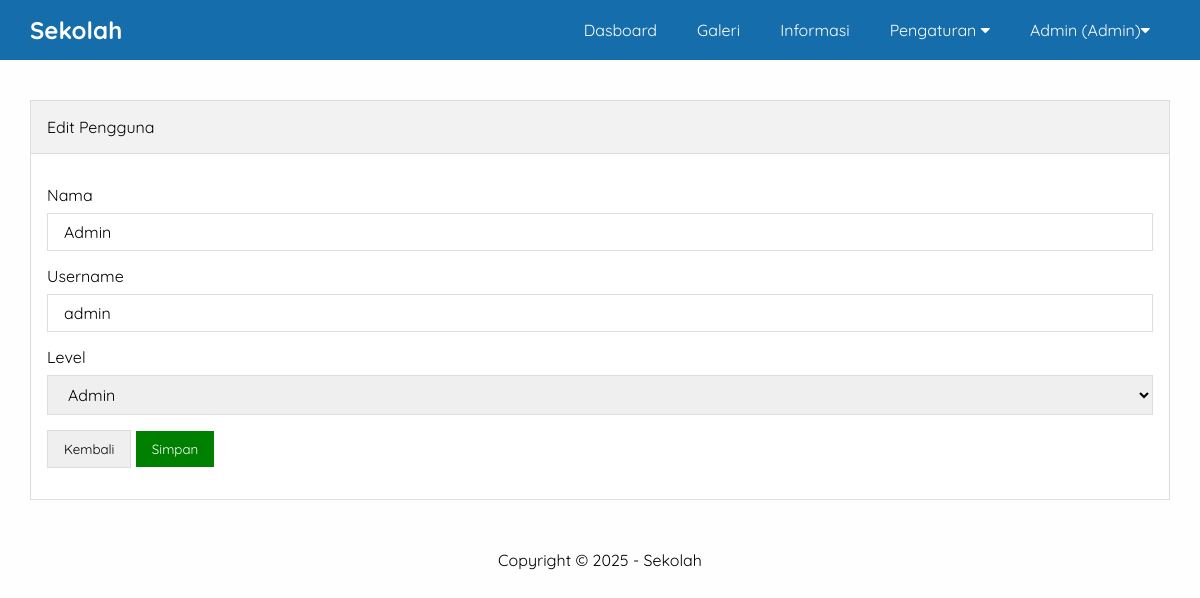
/admin/edit-pengguna.php?id=4 (signed in), run on the app's committed database.
### tables this page shows
CREATE TABLE `pengaturan` (
  `id` int(11) NOT NULL AUTO_INCREMENT,
  `nama` varchar(50) NOT NULL,
  `email` varchar(50) NOT NULL,
  `telepon` varchar(20) NOT NULL,
  `alamat` text NOT NULL,
  `logo` varchar(50) NOT NULL,
  `favicon` varchar(50) NOT NULL,
  `tentang` text NOT NULL,
  `foto_sekolah` varchar(50) NOT NULL,
  `google_maps` text NOT NULL,
  `nama_kepsek` varchar(50) NOT NULL,
  `foto_kepsek` varchar(50) NOT NULL,
  `sambutan_kepsek` text NOT NULL,
  `created_at` timestamp NOT NULL DEFAULT current_timestamp(),
  `updated_at` datetime DEFAULT NULL,
  PRIMARY KEY (`id`)
);

CREATE TABLE `pengguna` (
  `id` int(11) NOT NULL AUTO_INCREMENT,
  `nama` varchar(30) NOT NULL,
  `username` varchar(30) NOT NULL,
  `password` varchar(50) NOT NULL,
  `level` enum('Super Admin','Admin') NOT NULL,
  `created_at` timestamp NOT NULL DEFAULT current_timestamp(),
  `updated_at` datetime DEFAULT NULL,
  PRIMARY KEY (`id`)
);

### admin/edit-pengguna.php (the view, shortened to what this page needs)
<?php include 'header.php' ?>
<?php
    $pengguna = mysqli_query($conn, "SELECT * FROM pengguna WHERE id = '".$_GET['id']."'");
    $p = mysqli_fetch_object($pengguna);
?>
        <div class="content">
            <div class="container">
                <div class="box">
                    <div class="box-header">
                        Edit Pengguna
                    </div>
                    <div class="box-body">
                        <form action="" method="POST">
                            <div class="form-group">
                                <label for="">Nama</label>
                                <input type="text" name="nama" placeholder="Nama Lengkap" class="input-control" value="<?=$p->nama?>" required>
                            </div>
                            <div class="form-group">
                                <label for="">Username</label>
                                <input type="text" name="user" placeholder="Username" class="input-control" value="<?=$p->username?>" required>
                            </div>
                            <div class="form-group">
                                <label for="">Level</label>
                                <select name="level" class="input-control" required>
                                    <option value="Admin" <?= ($p->level == 'Admin')? 'selected':'';?>>Admin</option>
                                </select>
                            </div>
                            <button type="button" class="button" onclick="window.location = 'pengguna.php'">Kembali</button>
                            <input type="submit" name="submit" value="Simpan" class="button button-green">
                        </form>
                    </div>
                </div>
            </div>
        </div>
<?php include 'footer.php' ?>

### admin/header.php (shortened to what this page needs)
<?php
    include '../koneksi.php';
    $identitas = mysqli_query($conn, "SELECT * FROM pengaturan ORDER BY id DESC LIMIT 1");
    $d = mysqli_fetch_object($identitas);
?>
<!DOCTYPE html>
<html>
    <head>
        <link rel="stylesheet" type="text/css" href="../assets/css/style.css">
        <link rel="stylesheet" href="https://cdnjs.cloudflare.com/ajax/libs/font-awesome/4.7.0/css/font-awesome.css" />
    </head>
    <body class="bg-light">
        <div class="navbar">
            <div class="container">
                <h2 class="nav-brand float-left"><a href="index.php"><?= $d->nama ?></a></h2>
                 <ul class="nav-menu">
                    <li><a href="index.php">Dasboard</a></li>
                    <?php if($_SESSION['ulevel'] == 'Super Admin'){ ?>
                        <li><a href="pengguna.php">Pengguna</a></li>
                    <?php } elseif($_SESSION['ulevel'] == 'Admin'){ ?>
                        <li><a href="galeri.php">Galeri</a></li>
                        <li><a href="informasi.php">Informasi</a></li>
                        <li>
                            <a href="#">Pengaturan <i class="fa fa-caret-down"></i></a>
                        </li>
                   <?php } ?>
                    <li>
                        <a href="#"><?= $_SESSION['uname'] ?> (<?= $_SESSION['ulevel'] ?>)<i class="fa fa-caret-down"></i></a>
                    </li>
                 </ul>
            </div>
        </div>

### admin/footer.php (shortened to what this page needs)
        <div class="footer">
            <div class="container text-center">
                Copyright &copy; 2025 - <?= $d->nama ?>
            </div>
        </div>
    </body>
</html>

### assets/css/style.css (style rules this page uses)
* { margin: 0; padding: 0; font-family: 'Quicksand', sans-serif; box-sizing: border-box; }
a { text-decoration: none; }
.float-left { float: left; }
.container { width: 1140px; margin: 0 auto; }
.container::after { content: ""; display: block; clear: both; }
.bg-light { background-color: #fefefe; }
.box { border: 1px solid #dddddd; background-color: white; }
.box-header { padding: 16px; border-bottom: 1px solid #dddddd; background-color: #f2f2f2; }
.box-body { padding: 16px; }
form { margin: 15px 0px; }
.form-group { margin-bottom: 15px ; }
.form-group label { margin-bottom: 8px; display: block; }
.form-group .input-control { padding: 8px 16px; width: 100%; font-size: 16px; border: 1px solid #dddddd; }
.button { border: 1px solid #dddddd; padding: 10px 16px; }
.button-green { background-color: green; color: white; border: 1px green; }
.text-center { text-align: center !important; }
.navbar { height: 60px; width: 100%; background-color: #166dab; position: fixed; top: 0; z-index: 1000; }
.navbar a { color: white; }
.nav-brand { display: inline-block; padding: 15px 0px; margin-right: 16px; }
.nav-menu { display: flex; list-style: none; float: right; }
.nav-menu li a { padding: 20px; display: inline-block; }
.content { padding: 100px 0 30px 0; }
.footer { padding: 20px 0; }

### data on the page
pengaturan: nama "Sekolah"
pengguna: nama "Admin", user "admin", level "Admin"

### other printed values
$_SESSION['uname'] "Admin"
$_SESSION['ulevel'] "Admin"
